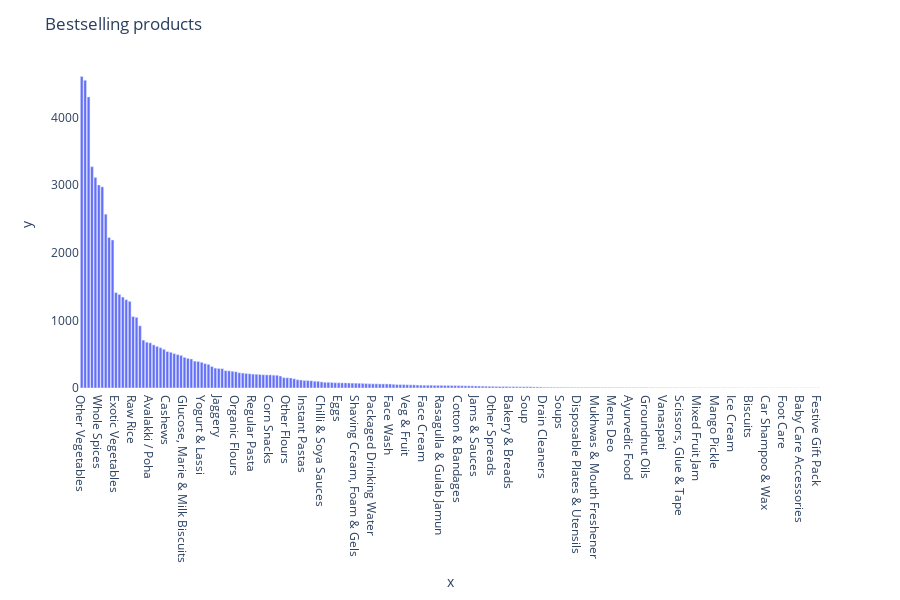

Notebook cell for this chart:
### Code cell
import plotly.express as px

fig = px.bar(y=bestselling_products.Description.values, x=bestselling_products.index)
fig.update_layout(title_text="Bestselling products", plot_bgcolor="white", showlegend=False)
fig.show()

### Figure 1 — Plotly figure (JSON) as saved in the notebook; plotly's stock layout.template omitted (floating-point values rounded to 4 significant figures; data arrays with more than 128 entries replaced by an {"elided": "..."} marker saying what was removed)
{"data": [{"alignmentgroup": "True", "hoverlabel": {"namelength": 0}, "hovertemplate": "x=%{x}<br>y=%{y}", "legendgroup": "", "marker": {"color": "#636efa"}, "name": "", "offsetgroup": "", "orientation": "v", "showlegend": false, "textposition": "auto", "type": "bar", "x": {"elided": "216 str values"}, "xaxis": "x", "y": {"elided": "216 int values"}, "yaxis": "y"}], "layout": {"barmode": "relative", "height": 600, "legend": {"tracegroupgap": 0}, "margin": {"t": 60}, "plot_bgcolor": "white", "showlegend": false, "title": {"text": "Bestselling products"}, "xaxis": {"anchor": "y", "domain": [0, 1], "title": {"text": "x"}}, "yaxis": {"anchor": "x", "domain": [0, 1], "title": {"text": "y"}}}}
